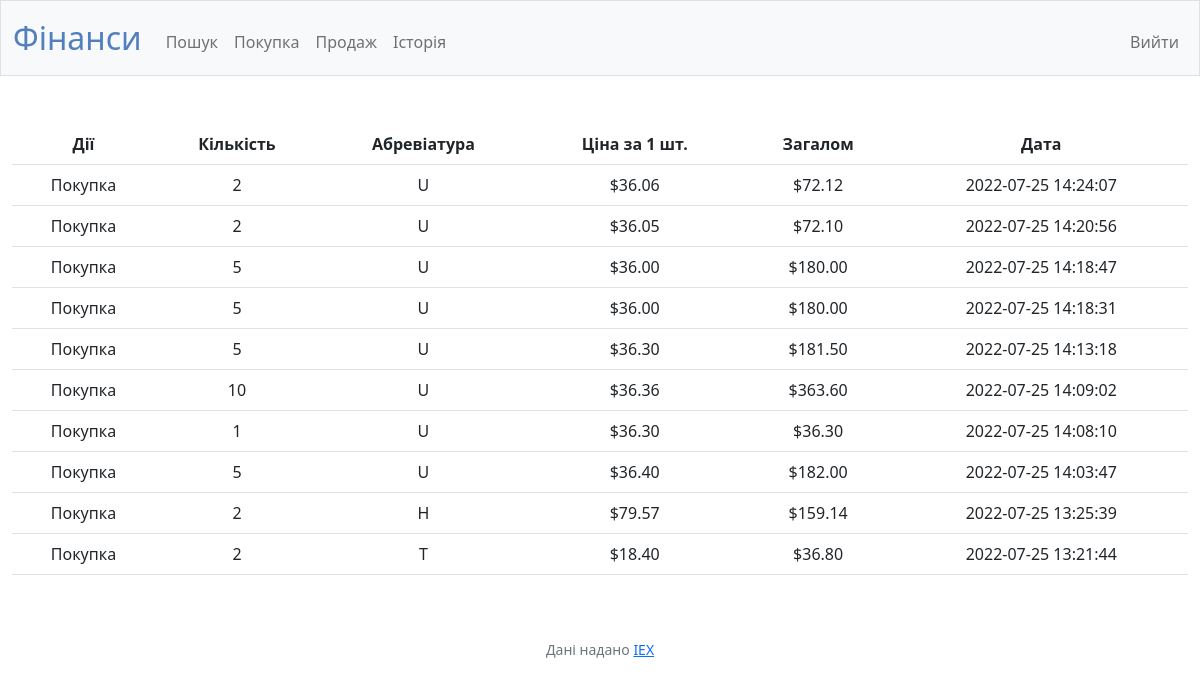
The app's page /history (signed in) with its own data.
### tables this page shows
CREATE TABLE history (id INTEGER PRIMARY KEY AUTOINCREMENT NOT NULL, user_id INTEGER NOT NULL, action BOOLEAN NOT NULL, symbol TEXT NOT NULL, shares INTEGER NOT NULL, alone INTEGER NOT NULL, date DATETIME NOT NULL DEFAULT CURRENT_TIMESTAMP);

### app.py (the view)
@app.route("/history")
@login_required
def history():
    avail = db.execute("SELECT * FROM history WHERE user_id = :user_id ORDER BY date DESC", user_id=session["user_id"])
    for i in range(len(avail)):
        avail[i]["all_price"] = "%.2f"%(float(avail[i]["shares"]) * float(avail[i]["alone"]))
    return render_template("history.html", avail=avail)

### app.py (called while the page is built)
@app.after_request
def after_request(response):
    response.headers["Cache-Control"] = "no-cache, no-store, must-revalidate"
    response.headers["Expires"] = 0
    response.headers["Pragma"] = "no-cache"
    return response

### helpers.py (called while the page is built)
def login_required(f):
    @wraps(f)
    def decorated_function(*args, **kwargs):
        if session.get("user_id") is None:
            return redirect("/login")
        return f(*args, **kwargs)
    return decorated_function

def usd(value):
    return f"${value:,.2f}"

### templates/history.html (shortened to what this page needs)
{% extends "layout.html" %}
{% block main %}
        <table class="table table-hover">
            <tr>
                <th>Дії</th>
                <th>Кількість</th>
                <th>Абревіатура</th>
                <th>Ціна за 1 шт.</th>
                <th>Загалом</th>
                <th>Дата</th>
            </tr>
            {% for av in avail %}
            <tr>
                <td>
                    {% if av.action %}
                        Покупка
                    {% else %}
                        Продаж
                    {% endif %}
                </td>
                <td>{{ av.shares }}</td>
                <td>{{ av.symbol }}</td>
                <td>{{ av.alone | usd }}</td>
                <td>${{ av.all_price }}</td>
                <td>{{ av.date }}</td>
            </tr>
            {% endfor %}
        </table>
{% endblock %}

### static/styles.css (style rules this page uses)
table { margin-left: auto; margin-right: auto; }

### records on screen
history: action "Покупка", shares "2", symbol "U", alone "$36.06", all_price "72.12", date "2022-07-25 14:24:07"
history: action "Покупка", shares "2", symbol "U", alone "$36.05", all_price "72.10", date "2022-07-25 14:20:56"
history: action "Покупка", shares "5", symbol "U", alone "$36.00", all_price "180.00", date "2022-07-25 14:18:47"
history: action "Покупка", shares "5", symbol "U", alone "$36.00", all_price "180.00", date "2022-07-25 14:18:31"
history: action "Покупка", shares "5", symbol "U", alone "$36.30", all_price "181.50", date "2022-07-25 14:13:18"
history: action "Покупка", shares "10", symbol "U", alone "$36.36", all_price "363.60", date "2022-07-25 14:09:02"
history: action "Покупка", shares "1", symbol "U", alone "$36.30", all_price "36.30", date "2022-07-25 14:08:10"
history: action "Покупка", shares "5", symbol "U", alone "$36.40", all_price "182.00", date "2022-07-25 14:03:47"
history: action "Покупка", shares "2", symbol "H", alone "$79.57", all_price "159.14", date "2022-07-25 13:25:39"
history: action "Покупка", shares "2", symbol "T", alone "$18.40", all_price "36.80", date "2022-07-25 13:21:44"
